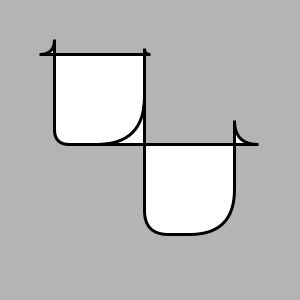
Frame 1 (no input)
Frame 60 (the mouse pressed at the canvas centre just before this capture): identical to frame 1, image omitted
Frame 120 (the mouse held since frame 60 and released just before this capture): identical to frame 1, image omitted

The Processing sketch that drew this single still picture (run headless with seeded random() and noise(); from frame 60 on, the mouse is pressed at the canvas centre):

// Processing sketch: Claude2
// ── Claude2.pde
void setup(){
  size(300,300);
}
void draw(){
  background(180);
  scale(3);
  rect(18,18,30,30,-5,-2,21,5);
  rect(48,48,30,30,-16,-8,21,8);
}
